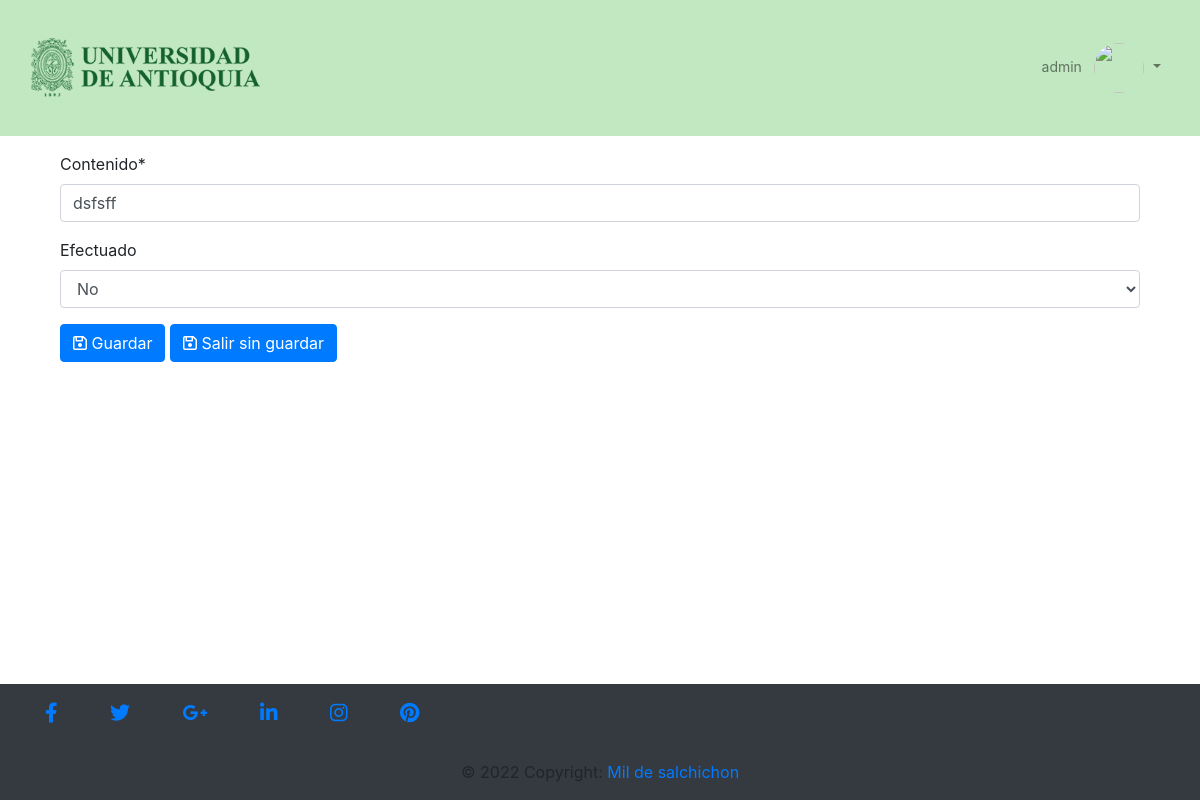
Before: /manage_project/admin_project/update_objetive/64 (signed in) with the older database file.
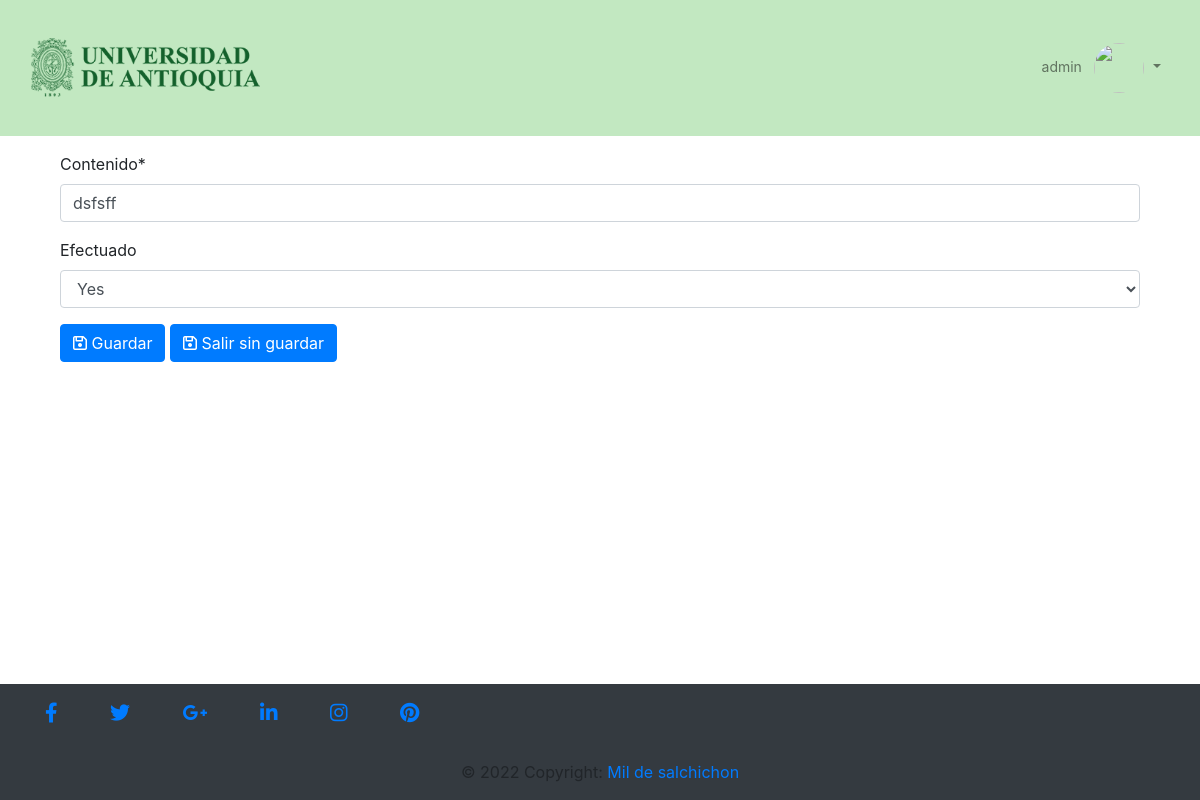
After: the same page with the newer database file.
### gestion/models.py (models this page shows, shortened)
class Objetivos_especificos(models.Model):
    proyecto = models.ForeignKey(Proyecto,on_delete=models.CASCADE,null=True)
    contenido = models.CharField(max_length=100)
    estado = models.BooleanField(null=True,verbose_name="Efectuado")
    class meta:
        db_table= 'objetivos_especificos'
        verbose_name= 'Objetivo especifico'
        verbose_name_plural='Objetivos especificos'
        ordering=['id']

### gestion/views.py (the view, shortened to what this page needs)
# urls.py: path('manage_project/admin_project/update_objetive/<int:objetive_id>', update_objetive, name="update_objetive"),
def update_objetive(request, objetive_id):
    objetive = Objetivos_especificos.objects.get(id = objetive_id)
    project_id = objetive.proyecto.id
    form=FormObjetivosEspecificos(instance=objetive)
    return render(request, "update_objetive.html",{"form": form, "project_id":project_id})

### gestion/forms.py
class FormObjetivosEspecificos(forms.ModelForm):
    class Meta:
        model = Objetivos_especificos
        fields = ('contenido','estado')

### Templates/update_objetive.html (shortened to what this page needs)
{% extends 'index.html' %}
{% load crispy_forms_tags %}
{% block content %}
<div class="container">
    <form method="POST" action="" class="mt-3" autocomplete="off" enctype="multipart/form-data">
        {{ form|crispy }}
        <p>
            <button type="submit" class="btn btn-primary"><i class="fa-regular fa-floppy-disk"></i></i> Guardar</button>
            <a href="{%url 'admin_project' project_id%}" class="btn btn-primary"><i class="fa-regular fa-floppy-disk"></i></i> Salir sin guardar</a>
        </p>
    </form>
</div>
{% endblock %}

Changed rows visible on the page:
changed Objetivos_especificos "dsfsff": estado "No" → "Yes"
